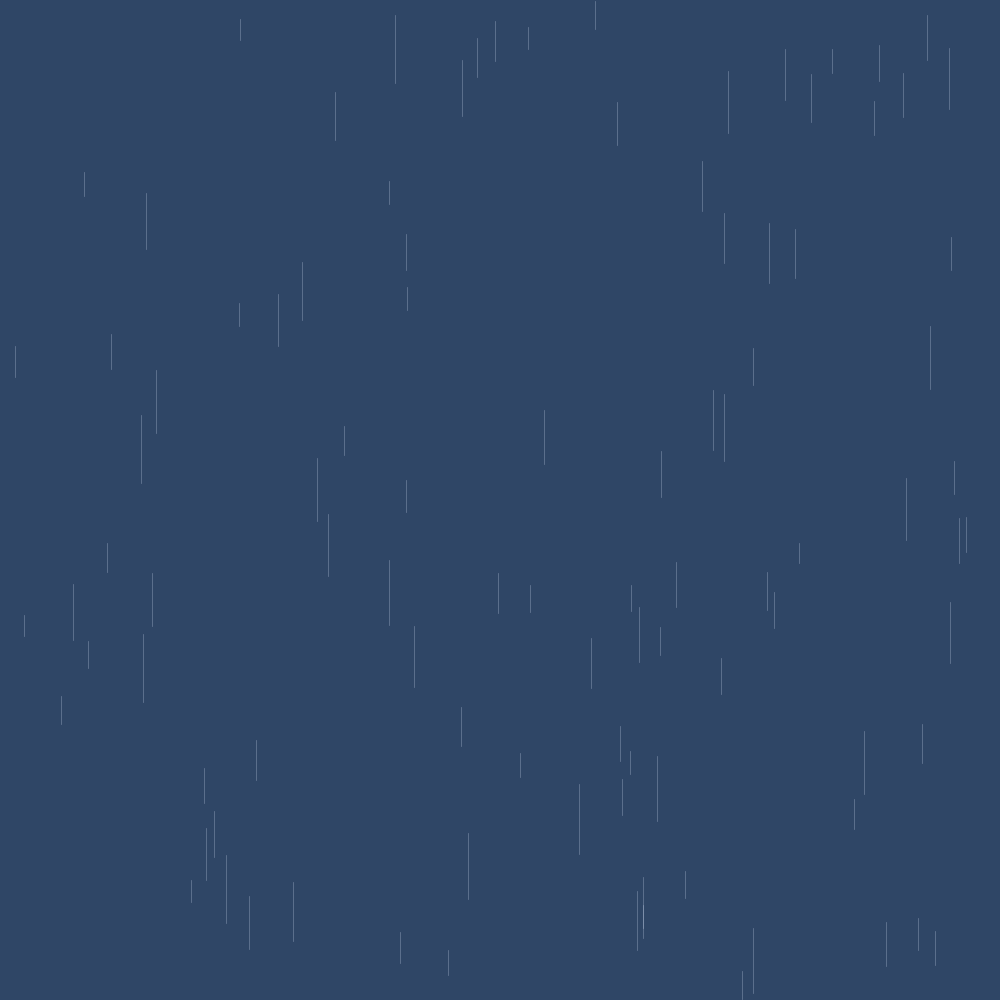
Frame 1 (no input)
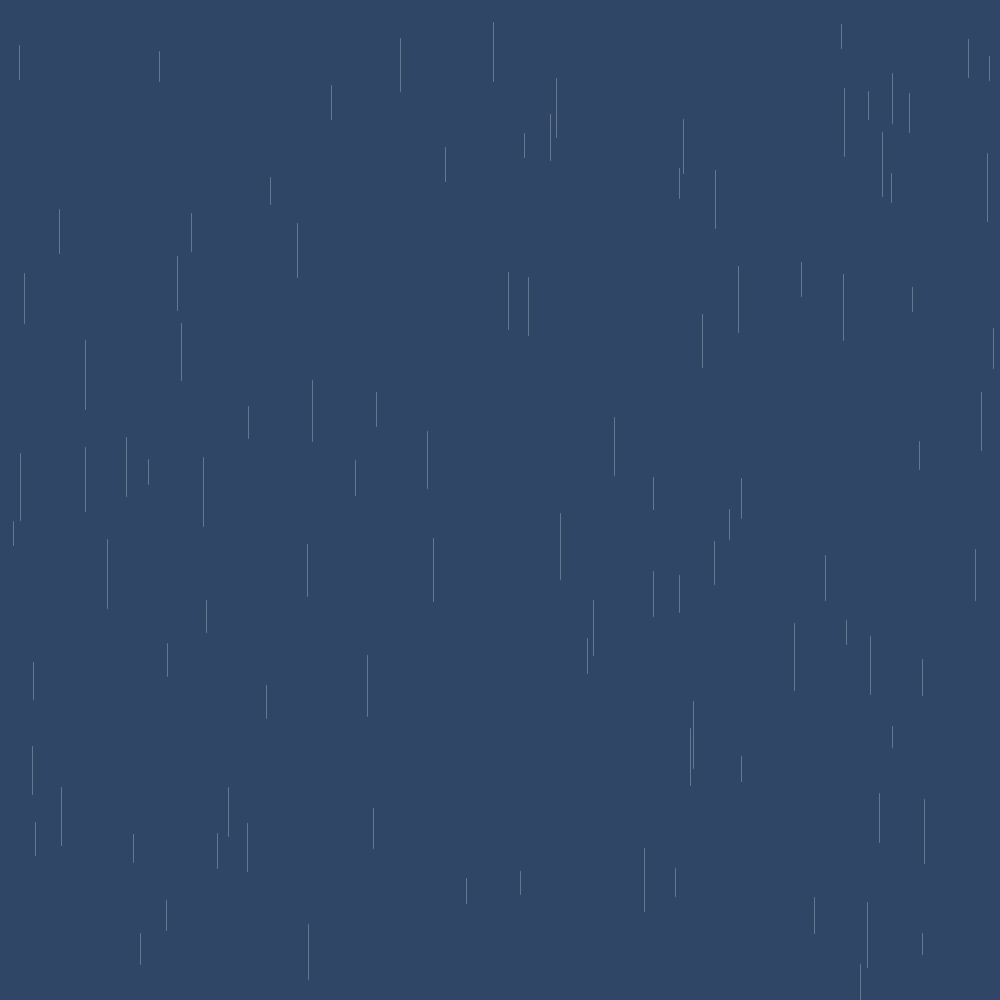
Frame 60 (the mouse pressed at the canvas centre just before this capture)
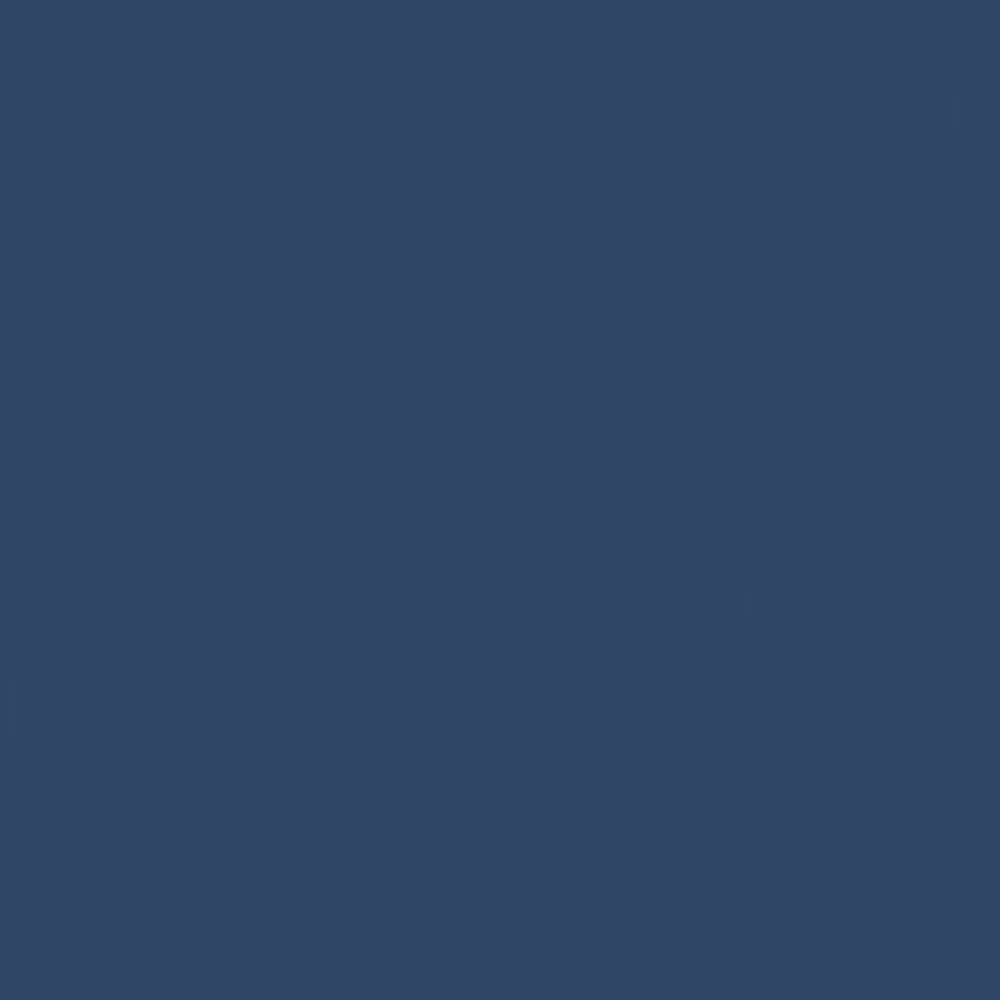
Frame 120 (the mouse held since frame 60 and released just before this capture)

The Processing sketch that drew these frames (run headless with seeded random() and noise(); from frame 60 on, the mouse is pressed at the canvas centre):

// Processing sketch: processing_163784
// ── processing_163784.pde

void setup()
{
  size(1000,1000);
  frameRate(10);
}

void draw()
{
  background(47,70,102);
  float clr1 = random(100); 
  stroke(222,235,255,clr1);
  strokeWeight(1);

  for(int i=0; i<100; i++){  
    float size = random(20,70);
    float x = random(width);
    float y = random(height);
    line(x,y,x,y+size);     
  }
  
}
